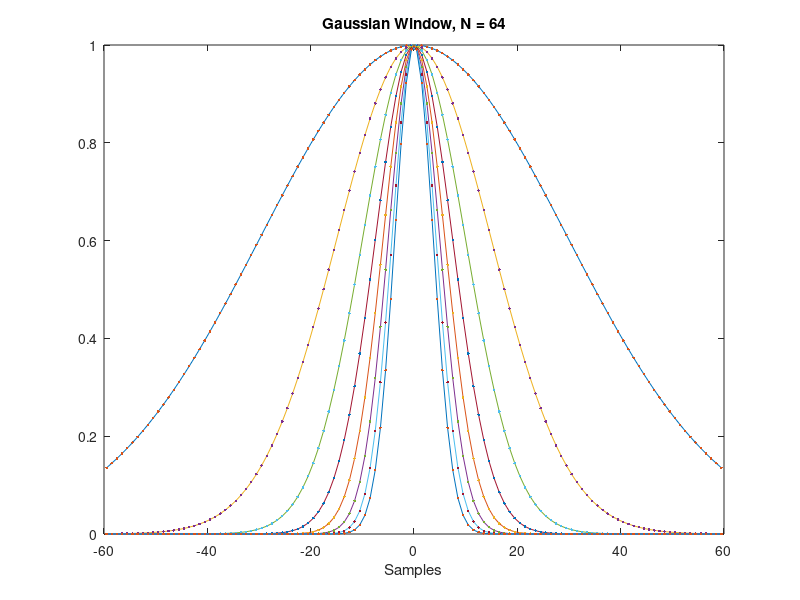
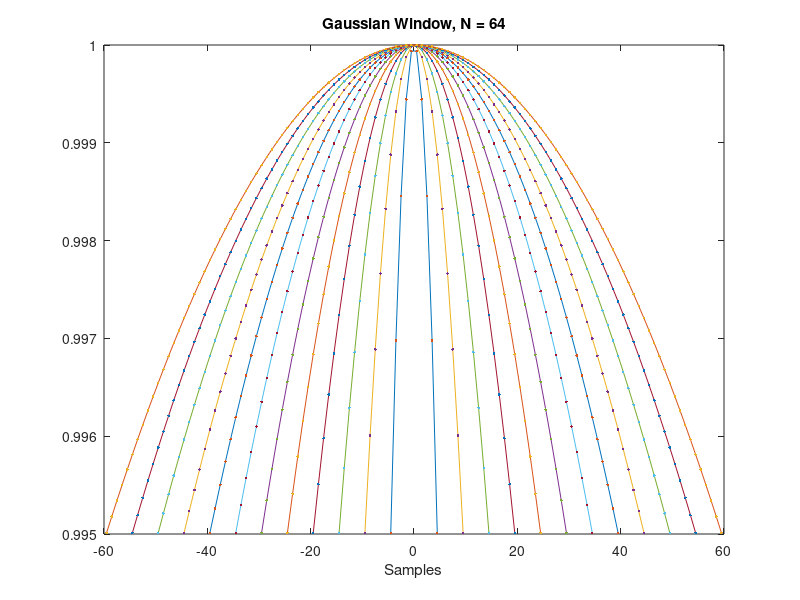
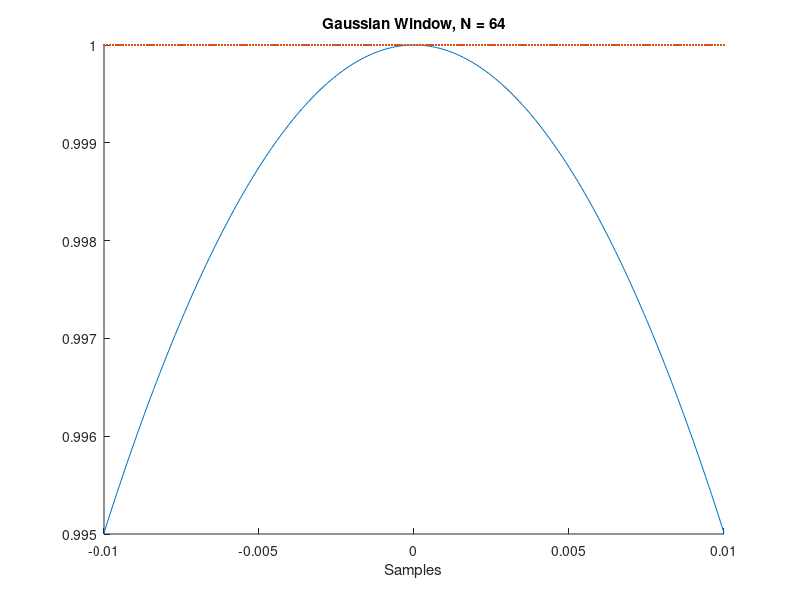

The MATLAB script that drew these images, in order:
clear all; close all; clc
N = 120; 
% This n creates the "x vector"
n = -(N-1)/2:(N-1)/2;
for alpha = 2:2:16
%alpha = 4; % This makes the function thinner
w = gausswin(N,alpha);
stdev = (N-1)/(2*alpha);
y = exp(-1/2*(n/stdev).^2);

plot(n,w); hold on
plot(n,y,'.'); hold on
xlabel('Samples'); title('Gaussian Window, N = 64')
end
figure
for N = 10:10:120
n = -(N-1)/2:(N-1)/2;
alpha = 0.1; % This makes the function thinner
w = gausswin(N,alpha);
stdev = (N-1)/(2*alpha);
y = exp(-1/2*(n/stdev).^2);

plot(n,w); hold on
plot(n,y,'.'); hold on
xlabel('Samples'); title('Gaussian Window, N = 64')
end


n = -(N-1)/2:(N-1)/2;
n = -0.01:0.0001:0.01;
N = numel(n);
alpha = 0.1; % This makes the function thinner
w = gausswin(N,alpha);
stdev = (N-1)/(2*alpha);
y = exp(-1/2*(n/stdev).^2);
figure; hold on
plot(n,w);
plot(n,y,'.'); 
xlabel('Samples'); title('Gaussian Window, N = 64')
